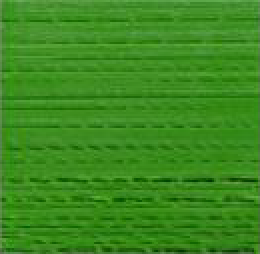
//> input picture BadQuality1.png, 130 x 127 px (shown 2 times larger)
$ ./main BadQuality1.png 3   (built with g++ and OpenCV 4)
//> lines starting //> are read from the running program, lines starting //| are printed output that depends on the picture
### Libraries/LinkedList.h
#include <iostream>

class Node2D{
  private:
    float count;
    //Node2D  *next;
  public:
    int x; //Not good practice but easier to implement
    int y;
    Node2D  *next;
    Node2D(int x, int y);
    Node2D();
    int addNewNode(Node2D *newNode);
    void Normalize(int totalCount);
    float getProb();
    Node2D* getNext();
    friend bool operator< (const Node2D &node1, const Node2D &node2);
    friend bool operator> (const Node2D &node1, const Node2D &node2);
    friend bool operator== (const Node2D &node1, const Node2D &node2);
    void operator= (const Node2D &node );
    static int addNewNode(Node2D **head, Node2D *newNode);
    static float getProb(Node2D *head, int posx, int posy);
};

class Node1D{   //Use for saving the marginal probabilities when needed
  private:
    float prob;
    //Node1D  *next;
  public:
    Node1D  *next;
    int z; //Not good practice but easier to implement
    Node1D(int posz, float initProb);
    Node1D();
    void addNewNode(Node1D *newNode);
    float getProb();
    Node1D* getNext();
    friend bool operator< (const Node1D &node1, const Node1D &node2);
    friend bool operator> (const Node1D &node1, const Node1D &node2);
    friend bool operator== (const Node1D &node1, const Node1D &node2);
    static void addNewNode(Node1D **head, Node1D *newNode);
};

### Libraries/CVMatlabInterface.h
#include "mat.h"
#include <opencv2/imgproc/imgproc.hpp>
#include <opencv2/highgui/highgui.hpp>
#include <cstring>
using namespace cv;

void saveFloatImageAsMatFile(double *image, int arraySize, int dimY, int dimX);

### Libraries/glcm.h

#include <opencv2/imgproc/imgproc.hpp>
#include <opencv2/highgui/highgui.hpp>
#include <map>
#include <string>
#include <iostream>
#define numberOfFeaturesToBeUsed 22

using namespace std;//I don't think it's a good practice, but it reduces lines of coding
using namespace cv;

const std::string haralickFeatureNames[numberOfFeaturesToBeUsed] = {"autoc", "contr", "corrm", "corrp" , "cprom", "cshad", "dissi", "energ", "entro",
"homom", "homop", "maxpr", "sosvh", "savgh", "svarh", "senth", "dvarh", "denth", "inf1h", "inf2h", "indnc", "idmnc"};


std::map<std::string, float>  glcm(cv::Mat &img, int numLevels);
void FillPixelWithHaralickFeatures(Mat img[], map <string, float> haralickFeatures, int y, int x);
void initializeArrayOfImages(Mat img[], int arraySize, int dimY, int dimX);

### main.cpp
#include <cmath>
#include "glcm.h"
#include "CVMatlabInterface.h"
#include <chrono>

#define WINDOW_SIZE 10
#define defaultNumLevels 256

int main(int argc, char* argv[]){
  std::chrono::time_point<std::chrono::high_resolution_clock>  start = std::chrono::high_resolution_clock::now();
  //Reading image

  Mat img = imread(argv[1]);
//> img is the input picture: 127 rows x 130 cols, CV_8UC3; mean B, G, R 30.9, 137.2, 59.1
  if(img.empty()){
    cout << "No image!";
    return 0;
  }
  //Change to gray scale image
  cvtColor(img, img, COLOR_BGR2GRAY);
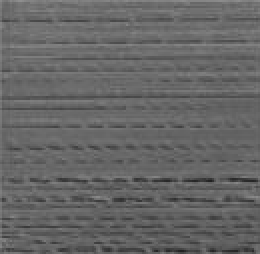
//> img: 127 rows x 130 cols, CV_8UC1 (shown 2 times larger); min 33, max 143, mean 101.7

  //Getting number of levels
  int numLevels = defaultNumLevels;
  if (argc > 2) numLevels = atoi(argv[2]);
//> numLevels = 3

  // Normalizing
  float slope = float(numLevels) / 256; // we calculate the inverse of the number of points that should correspond to each new quantization level
//> slope = 0.0117
  for(int i = 0; i < img.rows; i++){
    for(int j = 0; j < img.cols; j++){
      float new_level = slope * img.at<uint8_t>(i,j);
      img.at<uint8_t>(i,j) = floor(new_level);
    }
  }
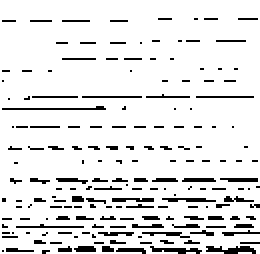
//> img: 127 rows x 130 cols, CV_8UC1 (shown 2 times larger); values 0 (black) and 1 (white), 89.7% white; black in thin lines or dots

  //Getting dimensions of texture images
  int numberOfWindowsX = img.cols - WINDOW_SIZE + 1;//Without padding and with stride 1
//> numberOfWindowsX = 121
  int numberOfWindowsY = img.rows - WINDOW_SIZE + 1;
//> numberOfWindowsY = 118

  //Initialization of the texture images
  int sizeOfImgResult = numberOfFeaturesToBeUsed * numberOfWindowsY * numberOfWindowsX;
//> sizeOfImgResult = 314116
  double imgResult[sizeOfImgResult];
  int dimImgResult[3] = {numberOfFeaturesToBeUsed, numberOfWindowsY, numberOfWindowsX};
//> dimImgResult = [22, 118, 121]

  for (int j=0; j<numberOfWindowsY; j++){
    for (int i=0; i<numberOfWindowsX; i++){
      Mat ROI = img(Range(j, j+WINDOW_SIZE), Range(i, i+WINDOW_SIZE));
//> (the run ends here: the program needs code that is not available in this run, at `glcm(ROI, numLevels, j, i, imgResult, dimImgResult);`)
